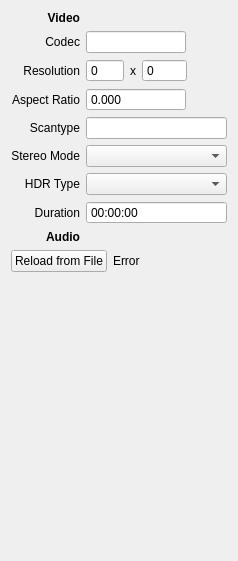
        <widget class="QWidget" name="tabStreamdetails">
         <attribute name="title">
          <string>Streamdetails</string>
         </attribute>
         <layout class="QVBoxLayout" name="verticalLayout_6">
          <item>
           <layout class="QGridLayout" name="streamDetails">
            <item row="1" column="1">
             <widget class="QLineEdit" name="videoCodec">
              <property name="maximumSize">
               <size>
                <width>100</width>
                <height>16777215</height>
               </size>
              </property>
             </widget>
            </item>
            <item row="0" column="0">
             <widget class="QLabel" name="lblVideo">
              <property name="font">
               <font>
                <bold>true</bold>
               </font>
              </property>
              <property name="text">
               <string>Video</string>
              </property>
              <property name="alignment">
               <set>Qt::AlignmentFlag::AlignRight|Qt::AlignmentFlag::AlignTrailing|Qt::AlignmentFlag::AlignVCenter</set>
              </property>
             </widget>
            </item>
            <item row="2" column="0">
             <widget class="QLabel" name="lblResolution">
              <property name="text">
               <string>Resolution</string>
              </property>
              <property name="alignment">
               <set>Qt::AlignmentFlag::AlignRight|Qt::AlignmentFlag::AlignTrailing|Qt::AlignmentFlag::AlignVCenter</set>
              </property>
             </widget>
            </item>
            <item row="4" column="0">
             <widget class="QLabel" name="lblScanType">
              <property name="text">
               <string>Scantype</string>
              </property>
              <property name="alignment">
               <set>Qt::AlignmentFlag::AlignRight|Qt::AlignmentFlag::AlignTrailing|Qt::AlignmentFlag::AlignVCenter</set>
              </property>
             </widget>
            </item>
            <item row="3" column="0">
             <widget class="QLabel" name="lblAspectRatio">
              <property name="text">
               <string>Aspect Ratio</string>
              </property>
              <property name="alignment">
               <set>Qt::AlignmentFlag::AlignRight|Qt::AlignmentFlag::AlignTrailing|Qt::AlignmentFlag::AlignVCenter</set>
              </property>
             </widget>
            </item>
            <item row="2" column="1">
             <layout class="QHBoxLayout" name="horizontalLayout_16">
              <item>
               <widget class="QSpinBox" name="videoWidth">
                <property name="buttonSymbols">
                 <enum>QAbstractSpinBox::ButtonSymbols::NoButtons</enum>
                </property>
                <property name="maximum">
                 <number>9999</number>
                </property>
               </widget>
              </item>
              <item>
               <widget class="QLabel" name="lblResolutionTimes">
                <property name="text">
                 <string notr="true">x</string>
                </property>
               </widget>
              </item>
              <item>
               <widget class="QSpinBox" name="videoHeight">
                <property name="buttonSymbols">
                 <enum>QAbstractSpinBox::ButtonSymbols::NoButtons</enum>
                </property>
                <property name="maximum">
                 <number>99999</number>
                </property>
               </widget>
              </item>
              <item>
               <spacer name="horizontalSpacer_10">
                <property name="orientation">
                 <enum>Qt::Orientation::Horizontal</enum>
                </property>
                <property name="sizeHint" stdset="0">
                 <size>
                  <width>40</width>
                  <height>20</height>
                 </size>
                </property>
               </spacer>
              </item>
             </layout>
            </item>
            <item row="7" column="1">
             <widget class="QTimeEdit" name="videoDuration">
              <property name="maximumSize">
               <size>
                <width>200</width>
                <height>16777215</height>
               </size>
              </property>
              <property name="buttonSymbols">
               <enum>QAbstractSpinBox::ButtonSymbols::NoButtons</enum>
              </property>
              <property name="displayFormat">
               <string>HH:mm:ss</string>
              </property>
             </widget>
            </item>
            <item row="3" column="1">
             <widget class="QDoubleSpinBox" name="videoAspectRatio">
              <property name="maximumSize">
               <size>
                <width>100</width>
                <height>16777215</height>
               </size>
              </property>
              <property name="buttonSymbols">
               <enum>QAbstractSpinBox::ButtonSymbols::NoButtons</enum>
              </property>
              <property name="decimals">
               <number>3</number>
              </property>
             </widget>
            </item>
            <item row="5" column="1">
             <widget class="StereoModeComboBox" name="stereoMode">
              <property name="sizeAdjustPolicy">
               <enum>QComboBox::SizeAdjustPolicy::AdjustToContents</enum>
              </property>
             </widget>
            </item>
            <item row="5" column="0">
             <widget class="QLabel" name="lblStereoMode">
              <property name="text">
               <string>Stereo Mode</string>
              </property>
              <property name="alignment">
               <set>Qt::AlignmentFlag::AlignRight|Qt::AlignmentFlag::AlignTrailing|Qt::AlignmentFlag::AlignVCenter</set>
              </property>
             </widget>
            </item>
            <item row="8" column="0">
             <widget class="QLabel" name="lblStreamDetailsAudio">
              <property name="font">
               <font>
                <bold>true</bold>
               </font>
              </property>
              <property name="text">
               <string>Audio</string>
              </property>
              <property name="alignment">
               <set>Qt::AlignmentFlag::AlignRight|Qt::AlignmentFlag::AlignTrailing|Qt::AlignmentFlag::AlignVCenter</set>
              </property>
             </widget>
            </item>
            <item row="7" column="0">
             <widget class="QLabel" name="lblDuration">
              <property name="text">
               <string>Duration</string>
              </property>
              <property name="alignment">
               <set>Qt::AlignmentFlag::AlignRight|Qt::AlignmentFlag::AlignTrailing|Qt::AlignmentFlag::AlignVCenter</set>
              </property>
             </widget>
            </item>
            <item row="4" column="1">
             <widget class="QLineEdit" name="videoScantype">
              <property name="maximumSize">
               <size>
                <width>200</width>
                <height>16777215</height>
               </size>
              </property>
             </widget>
            </item>
            <item row="1" column="0">
             <widget class="QLabel" name="lblCodec">
              <property name="text">
               <string>Codec</string>
              </property>
              <property name="alignment">
               <set>Qt::AlignmentFlag::AlignRight|Qt::AlignmentFlag::AlignTrailing|Qt::AlignmentFlag::AlignVCenter</set>
              </property>
             </widget>
            </item>
            <item row="6" column="0">
             <widget class="QLabel" name="lblHdrType">
              <property name="text">
               <string>HDR Type</string>
              </property>
              <property name="alignment">
               <set>Qt::AlignmentFlag::AlignRight|Qt::AlignmentFlag::AlignTrailing|Qt::AlignmentFlag::AlignVCenter</set>
              </property>
             </widget>
            </item>
            <item row="6" column="1">
             <widget class="HdrTypeComboBox" name="hdrType"/>
            </item>
            <item row="0" column="1">
             <widget class="QLabel" name="lblVideoEmpty">
              <property name="text">
               <string/>
              </property>
             </widget>
            </item>
            <item row="8" column="1">
             <widget class="QLabel" name="lblAudioEmpty">
              <property name="text">
               <string/>
              </property>
             </widget>
            </item>
           </layout>
          </item>
          <item>
           <layout class="QHBoxLayout" name="horizontalLayout_17">
            <item>
             <widget class="QPushButton" name="buttonReloadStreamDetails">
              <property name="text">
               <string>Reload from File</string>
              </property>
              <property name="icon">
               <iconset resource="../../../data/MediaElch.qrc">
                <normaloff>:/img/arrow_circle_right_white.png</normaloff>:/img/arrow_circle_right_white.png</iconset>
              </property>
             </widget>
            </item>
            <item>
             <widget class="QLabel" name="lblReloadStreamDetailsError">
              <property name="text">
               <string notr="true">Error</string>
              </property>
             </widget>
            </item>
            <item>
             <spacer name="horizontalSpacer_9">
              <property name="orientation">
               <enum>Qt::Orientation::Horizontal</enum>
              </property>
              <property name="sizeHint" stdset="0">
               <size>
                <width>40</width>
                <height>20</height>
               </size>
              </property>
             </spacer>
            </item>
           </layout>
          </item>
          <item>
           <spacer name="verticalSpacer_8">
            <property name="orientation">
             <enum>Qt::Orientation::Vertical</enum>
            </property>
            <property name="sizeHint" stdset="0">
             <size>
              <width>20</width>
              <height>278</height>
             </size>
            </property>
           </spacer>
          </item>
         </layout>
        </widget>
